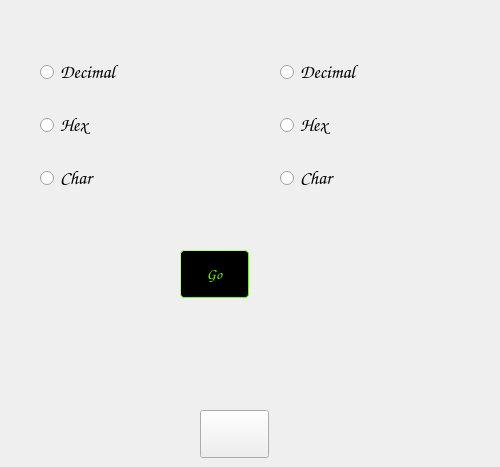
      <widget class="QWidget" name="page_ASCII">
       <widget class="QWidget" name="verticalLayoutWidget_6">
        <property name="geometry">
         <rect>
          <x>280</x>
          <y>40</y>
          <width>211</width>
          <height>171</height>
         </rect>
        </property>
        <layout class="QVBoxLayout" name="verticalLayout_6">
         <item>
          <widget class="QRadioButton" name="radio_outDeci">
           <property name="font">
            <font>
             <family>Comic Sans MS</family>
             <pointsize>14</pointsize>
             <weight>75</weight>
             <bold>true</bold>
            </font>
           </property>
           <property name="styleSheet">
            <string notr="true">QRadioButton {background-color: transparent; color: rgb(55, 255, 0)};
</string>
           </property>
           <property name="text">
            <string>Decimal</string>
           </property>
          </widget>
         </item>
         <item>
          <widget class="QRadioButton" name="radio_outHex">
           <property name="font">
            <font>
             <family>Comic Sans MS</family>
             <pointsize>14</pointsize>
             <weight>75</weight>
             <bold>true</bold>
            </font>
           </property>
           <property name="styleSheet">
            <string notr="true">QRadioButton {background-color: transparent; color: rgb(55, 255, 0)};
</string>
           </property>
           <property name="text">
            <string>Hex</string>
           </property>
          </widget>
         </item>
         <item>
          <widget class="QRadioButton" name="radio_outChar">
           <property name="font">
            <font>
             <family>Comic Sans MS</family>
             <pointsize>14</pointsize>
             <weight>75</weight>
             <bold>true</bold>
            </font>
           </property>
           <property name="styleSheet">
            <string notr="true">QRadioButton {background-color: transparent; color: rgb(55, 255, 0)};
</string>
           </property>
           <property name="text">
            <string>Char</string>
           </property>
          </widget>
         </item>
        </layout>
       </widget>
       <widget class="QPushButton" name="btn_go">
        <property name="geometry">
         <rect>
          <x>200</x>
          <y>410</y>
          <width>69</width>
          <height>48</height>
         </rect>
        </property>
        <property name="font">
         <font>
          <pointsize>14</pointsize>
          <weight>75</weight>
          <bold>true</bold>
         </font>
        </property>
        <property name="styleSheet">
         <string notr="true">image: url(:/Background/Ben10.png);</string>
        </property>
        <property name="text">
         <string/>
        </property>
       </widget>
       <widget class="QWidget" name="verticalLayoutWidget_7">
        <property name="geometry">
         <rect>
          <x>40</x>
          <y>40</y>
          <width>211</width>
          <height>171</height>
         </rect>
        </property>
        <layout class="QVBoxLayout" name="verticalLayout_12">
         <item>
          <widget class="QRadioButton" name="radio_inDeci">
           <property name="font">
            <font>
             <family>Comic Sans MS</family>
             <pointsize>14</pointsize>
             <weight>75</weight>
             <bold>true</bold>
            </font>
           </property>
           <property name="styleSheet">
            <string notr="true">QRadioButton {background-color: transparent; color: rgb(55, 255, 0)};
</string>
           </property>
           <property name="text">
            <string>Decimal</string>
           </property>
          </widget>
         </item>
         <item>
          <widget class="QRadioButton" name="radio_inHex">
           <property name="font">
            <font>
             <family>Comic Sans MS</family>
             <pointsize>14</pointsize>
             <weight>75</weight>
             <bold>true</bold>
            </font>
           </property>
           <property name="styleSheet">
            <string notr="true">QRadioButton {background-color: transparent; color: rgb(55, 255, 0)};
</string>
           </property>
           <property name="text">
            <string>Hex</string>
           </property>
          </widget>
         </item>
         <item>
          <widget class="QRadioButton" name="radio_inChar">
           <property name="font">
            <font>
             <family>Comic Sans MS</family>
             <pointsize>14</pointsize>
             <weight>75</weight>
             <bold>true</bold>
            </font>
           </property>
           <property name="styleSheet">
            <string notr="true">QRadioButton {background-color: transparent; color: rgb(55, 255, 0)};
</string>
           </property>
           <property name="text">
            <string>Char</string>
           </property>
          </widget>
         </item>
        </layout>
       </widget>
       <widget class="QPushButton" name="enter_14">
        <property name="geometry">
         <rect>
          <x>180</x>
          <y>250</y>
          <width>69</width>
          <height>48</height>
         </rect>
        </property>
        <property name="font">
         <font>
          <family>Comic Sans MS</family>
          <pointsize>11</pointsize>
          <weight>50</weight>
          <italic>false</italic>
          <bold>false</bold>
         </font>
        </property>
        <property name="styleSheet">
         <string notr="true">QPushButton{
    background-color: black;
	color: rgb(110, 255, 0);
    border-style: outset;
    border-width: 1px;
    border-radius: 4px;
    border-color: rgb(98, 255, 0);
    font: 11pt Comic Sans MS, bold 14px;
    min-width: 3em;
    max-width: 3em;
    padding: 2px;
}

QPushButton:pressed{
   background-color : green;
}
</string>
        </property>
        <property name="text">
         <string>Go</string>
        </property>
       </widget>
      </widget>
